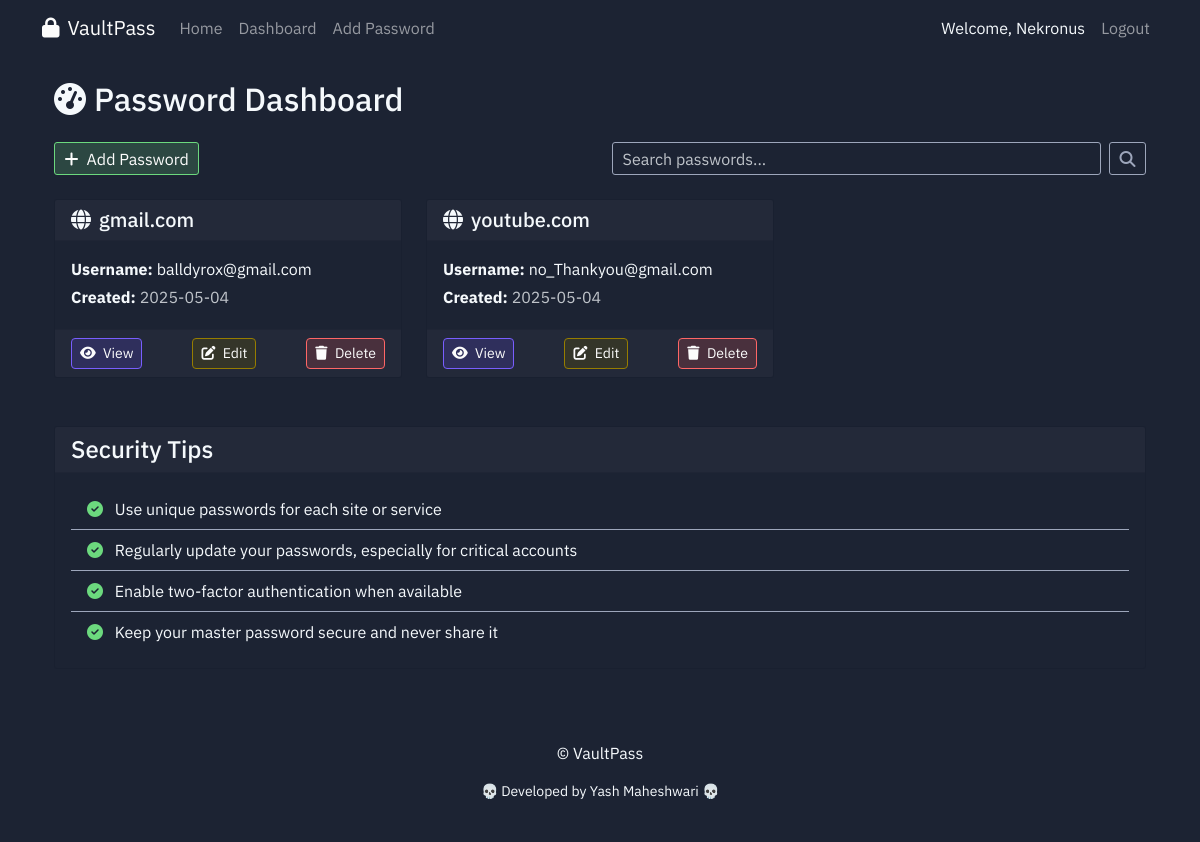
The app's page /dashboard (signed in) with its own data.
### models.py (models this page shows, shortened)
class User(UserMixin, db.Model):
    id = db.Column(db.Integer, primary_key=True)
    username = db.Column(db.String(64), unique=True, nullable=False)
    password_hash = db.Column(db.String(256), nullable=False)
    created_at = db.Column(db.DateTime, default=datetime.utcnow)
    salt = db.Column(db.String(64), nullable=False)
    passwords = db.relationship('Password', backref='owner', lazy=True, cascade='all, delete-orphan')

class Password(db.Model):
    id = db.Column(db.Integer, primary_key=True)
    url = db.Column(db.String(255), nullable=False)
    username = db.Column(db.String(128), nullable=False)
    encrypted_password = db.Column(db.Text, nullable=False)
    iv = db.Column(db.Text, nullable=False)
    created_at = db.Column(db.DateTime, default=datetime.utcnow)
    updated_at = db.Column(db.DateTime, default=datetime.utcnow, onupdate=datetime.utcnow)
    user_id = db.Column(db.Integer, db.ForeignKey('user.id'), nullable=False)
    notes = db.Column(db.Text)

### views.py (the view)
@app.route('/dashboard')
@login_required
def dashboard():
    passwords = Password.query.filter_by(user_id=current_user.id).all()
    return render_template('dashboard.html', passwords=passwords)

### app.py (called while the page is built)
@login_manager.user_loader
def load_user(user_id):
    from models import User
    return User.query.get(int(user_id))

### templates/dashboard.html (shortened to what this page needs)
{% extends "base.html" %}
{% block content %}
<div class="container">
    <h2 class="mb-4">
        <i class="fas fa-tachometer-alt me-2"></i>Password Dashboard
    </h2>
    <div class="row mb-4">
        <div class="col-md-6">
            <div class="d-grid gap-2 d-md-flex">
                <a href="{{ url_for('add_password') }}" class="btn btn-success">
                    <i class="fas fa-plus me-2"></i>Add Password
                </a>
            </div>
        </div>
        <div class="col-md-6">
            <form method="GET" action="#" class="d-flex">
                <input type="text" name="search" class="form-control me-2" placeholder="Search passwords...">
                <button type="submit" class="btn btn-outline-secondary">
                    <i class="fas fa-search"></i>
                </button>
            </form>
        </div>
    </div>
    {% if passwords %}
    <div class="row row-cols-1 row-cols-md-2 row-cols-lg-3 g-4">
        {% for password in passwords %}
        <div class="col">
            <div class="card password-card h-100 bg-dark">
                <div class="card-header d-flex justify-content-between align-items-center">
                    <h5 class="card-title mb-0 text-truncate">
                        <i class="fas fa-globe me-2"></i>{{ password.url }}
                    </h5>
                </div>
                <div class="card-body">
                    <p class="card-text mb-1">
                        <strong>Username:</strong>
                        <span class="text-break">{{ password.username }}</span>
                    </p>
                    <p class="card-text mb-1">
                        <strong>Created:</strong>
                        <span class="text-muted">{{ password.created_at.strftime('%Y-%m-%d') }}</span>
                    </p>
                </div>
                <div class="card-footer">
                    <div class="d-flex justify-content-between">
                        <a href="{{ url_for('view_password', id=password.id) }}" class="btn btn-sm btn-primary">
                            <i class="fas fa-eye me-1"></i> View
                        </a>
                        <a href="{{ url_for('edit_password', id=password.id) }}" class="btn btn-sm btn-warning">
                            <i class="fas fa-edit me-1"></i> Edit
                        </a>
                        <a href="{{ url_for('delete_password', id=password.id) }}" class="btn btn-sm btn-danger">
                            <i class="fas fa-trash me-1"></i> Delete
                        </a>
                    </div>
                </div>
            </div>
        </div>
        {% endfor %}
    </div>
    {% endif %}
    <div class="mt-5">
        <div class="card bg-dark">
            <div class="card-header">
                <h4 class="mb-0">Security Tips</h4>
            </div>
            <div class="card-body">
                <ul class="list-group list-group-flush bg-transparent">
                    <li class="list-group-item bg-transparent">
                        <i class="fas fa-check-circle text-success me-2"></i>
                        Use unique passwords for each site or service
                    </li>
                    <li class="list-group-item bg-transparent">
                        <i class="fas fa-check-circle text-success me-2"></i>
                        Regularly update your passwords, especially for critical accounts
                    </li>
                    <li class="list-group-item bg-transparent">
                        <i class="fas fa-check-circle text-success me-2"></i>
                        Enable two-factor authentication when available
                    </li>
                    <li class="list-group-item bg-transparent">
                        <i class="fas fa-check-circle text-success me-2"></i>
                        Keep your master password secure and never share it
                    </li>
                </ul>
            </div>
        </div>
    </div>
</div>
{% endblock %}

### templates/base.html (shortened to what this page needs)
<!DOCTYPE html>
<html lang="en" data-bs-theme="dark">
<head>
    <link rel="stylesheet" href="{{ url_for('static', filename='css/bootstrap-agent-dark-theme.min.css') }}">
    <link rel="stylesheet" href="https://cdnjs.cloudflare.com/ajax/libs/font-awesome/6.4.2/css/all.min.css">
    <link rel="stylesheet" href="{{ url_for('static', filename='css/style.css') }}">
</head>
<body>
    <nav class="navbar navbar-expand-lg navbar-dark bg-dark mb-4">
        <div class="container">
            <a class="navbar-brand" href="{{ url_for('index') }}">
                <i class="fas fa-lock me-2"></i>VaultPass
            </a>
            <div class="collapse navbar-collapse" id="navbarNav">
                <ul class="navbar-nav me-auto">
                    <li class="nav-item">
                        <a class="nav-link" href="{{ url_for('index') }}">Home</a>
                    </li>
                    {% if current_user.is_authenticated %}
                    <li class="nav-item">
                        <a class="nav-link" href="{{ url_for('dashboard') }}">Dashboard</a>
                    </li>
                    <li class="nav-item">
                        <a class="nav-link" href="{{ url_for('add_password') }}">Add Password</a>
                    </li>
                    {% endif %}
                </ul>
                <ul class="navbar-nav">
                    {% if current_user.is_authenticated %}
                    <li class="nav-item">
                        <span class="nav-link text-light">Welcome, {{ current_user.username }}</span>
                    </li>
                    <li class="nav-item">
                        <a class="nav-link" href="{{ url_for('logout') }}">Logout</a>
                    </li>
                    {% endif %}
                </ul>
            </div>
        </div>
    </nav>
    <div class="container">
        {% block content %}{% endblock %}
    </div>
    <footer class="bg-dark text-light py-4 mt-5">
        <div class="container">
                <div class=" text-md-center">
                    <p>&copy; VaultPass</p>
                    <p class="small"> 💀 Developed by Yash Maheshwari 💀</p>
                </div>
            </div>
    </footer>
</body>
</html>

### static/css/style.css (style rules this page uses)
.password-card { transition: transform 0.2s ease-in-out; }

### records on screen
User: username "Nekronus"
Password: url "gmail.com", username "balldyrox@gmail.com", created_at "2025-05-04"
Password: url "youtube.com", username "no_Thankyou@gmail.com", created_at "2025-05-04"
